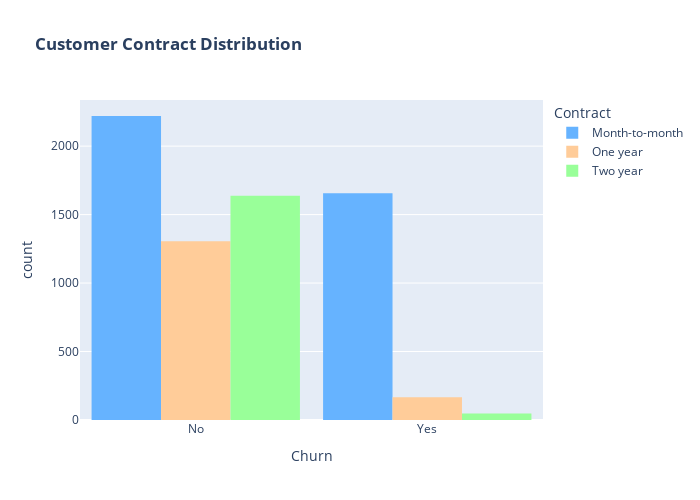

Notebook source saved alongside this figure:
### Code cell
# Create a histogram using Plotly Express with a different color for 'Contract' groups
fig = px.histogram(df, x="Churn", color="Contract", barmode="group", title="<b>Customer Contract Distribution</b>",
                   color_discrete_map={'Month-to-month': '#66b3ff', 'One year': '#ffcc99', 'Two year': '#99ff99'})

# Update layout with specific width, height, and bargap
fig.update_layout(width=700, height=500, bargap=0.1)

# Show the figure
fig.show()

### Figure 1 — Plotly figure (JSON) as saved in the notebook; plotly's stock layout.template omitted (floating-point values rounded to 4 significant figures; data arrays with more than 128 entries replaced by an {"elided": "..."} marker saying what was removed)
{"data": [{"alignmentgroup": "True", "bingroup": "x", "hovertemplate": "Contract=Month-to-month<br>Churn=%{x}<br>count=%{y}<extra></extra>", "legendgroup": "Month-to-month", "marker": {"color": "#66b3ff", "pattern": {"shape": ""}}, "name": "Month-to-month", "offsetgroup": "Month-to-month", "orientation": "v", "showlegend": true, "type": "histogram", "x": {"elided": "3875 str values"}, "xaxis": "x", "yaxis": "y"}, {"alignmentgroup": "True", "bingroup": "x", "hovertemplate": "Contract=One year<br>Churn=%{x}<br>count=%{y}<extra></extra>", "legendgroup": "One year", "marker": {"color": "#ffcc99", "pattern": {"shape": ""}}, "name": "One year", "offsetgroup": "One year", "orientation": "v", "showlegend": true, "type": "histogram", "x": {"elided": "1472 str values"}, "xaxis": "x", "yaxis": "y"}, {"alignmentgroup": "True", "bingroup": "x", "hovertemplate": "Contract=Two year<br>Churn=%{x}<br>count=%{y}<extra></extra>", "legendgroup": "Two year", "marker": {"color": "#99ff99", "pattern": {"shape": ""}}, "name": "Two year", "offsetgroup": "Two year", "orientation": "v", "showlegend": true, "type": "histogram", "x": {"elided": "1685 str values"}, "xaxis": "x", "yaxis": "y"}], "layout": {"bargap": 0.1, "barmode": "group", "height": 500, "legend": {"title": {"text": "Contract"}, "tracegroupgap": 0}, "title": {"text": "<b>Customer Contract Distribution</b>"}, "width": 700, "xaxis": {"anchor": "y", "autorange": true, "domain": [0, 1], "range": [-0.5, 1.5], "title": {"text": "Churn"}, "type": "category"}, "yaxis": {"anchor": "x", "autorange": true, "domain": [0, 1], "range": [0, 2337.0], "title": {"text": "count"}}}}
